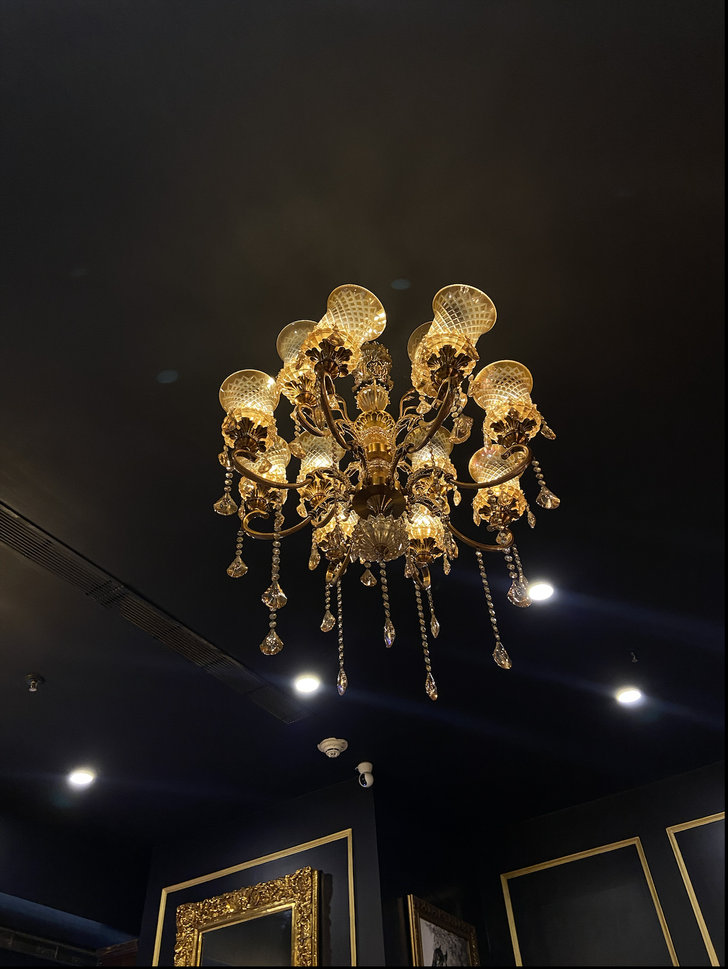
#> input picture img_1.png, 728 x 969 px, shrunk from 1118 x 1488 before the run
$ jupyter execute 'Colour Masking - Pictures.ipynb'
#> lines starting #> are read from the running program, lines starting #| are printed output that depends on the picture; after the words box and inside, x2 and y2 are one past the last pixel; in counts of white or black regions, pixels touching at a corner belong together
[cell 1]
import cv2
import numpy as np
import matplotlib.pyplot as plt

[cell 2]
lower = np.array([0, 150, 100])
upper = np.array([200, 220, 240])

img = cv2.imread('img_1.png')
#> img is the input picture: shape (969, 728, 3); mean B, G, R 28.5, 34, 39

mask = cv2.blur(img, (8,8))
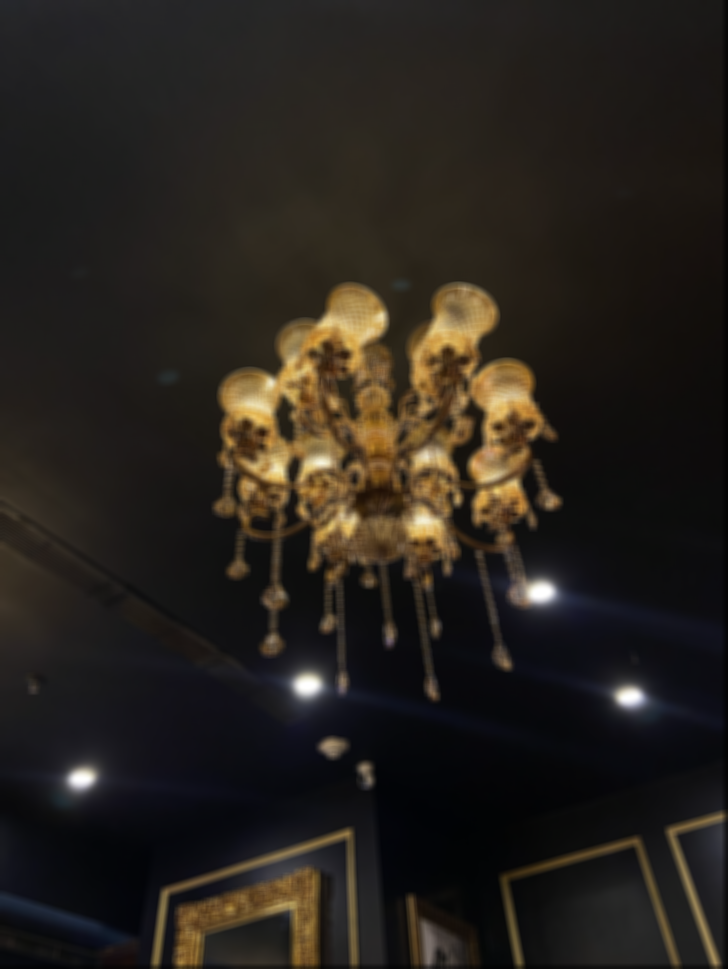
#> mask: shape (969, 728, 3); mean B, G, R 28.6, 34.1, 39
mask = cv2.inRange(mask, lower, upper)
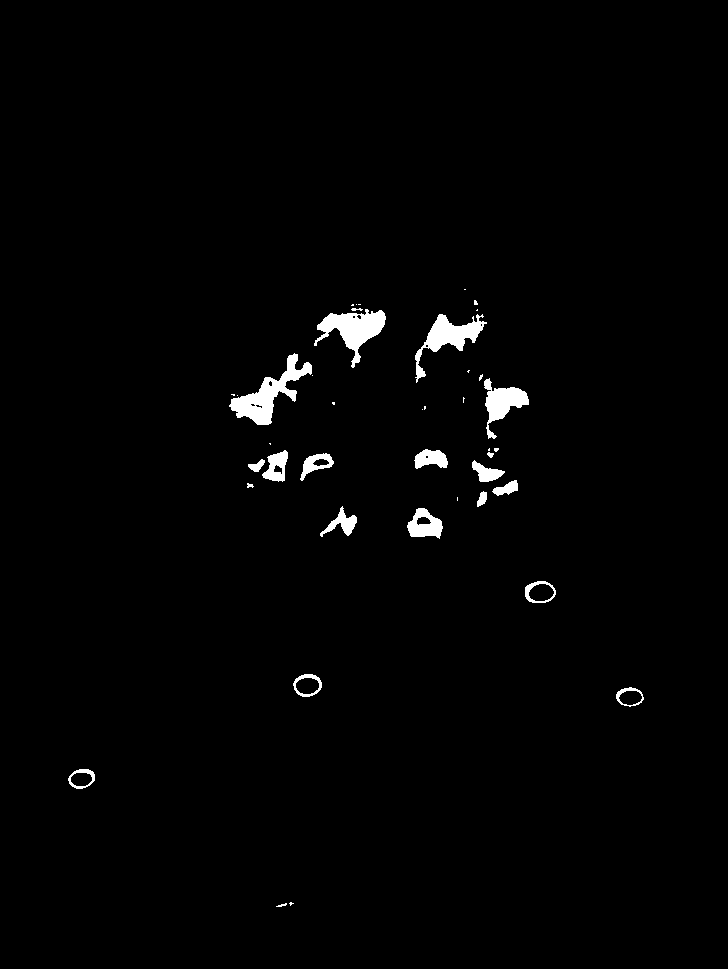
#> mask: shape (969, 728); 1.5% white; 41 white regions (20 under 20 px), largest, box (x1, y1, x2, y2) and area: (229, 353, 312, 425) 1929, (314, 309, 386, 368) 1722, (415, 314, 487, 383) 1457

cv2.imshow("Frame-1" , img)
cv2.imshow("Mask-1"  , mask)

cv2.waitKey(0)
